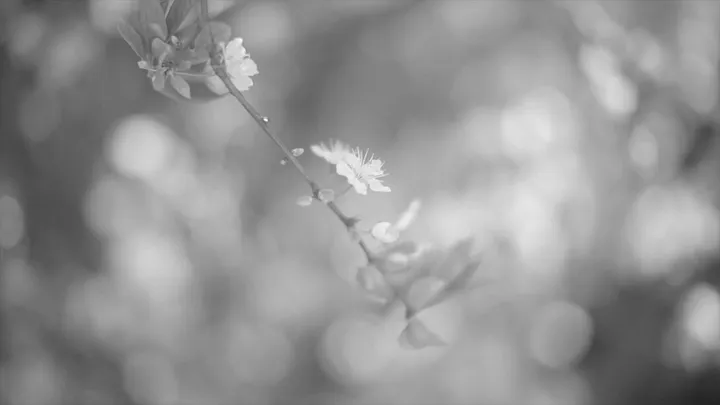
#> input picture 1_0JwGb7OY6U3EvV_FFDiQkw.webp, 720 x 405 px, found by its file name
$ jupyter execute Exp3.ipynb
#> lines starting #> are read from the running program, lines starting #| are printed output that depends on the picture
[cell 1]
import cv2 as cv
import numpy as np
from matplotlib import pyplot as plt
from google.colab.patches import cv2_imshow

path = "/content/1_0JwGb7OY6U3EvV_FFDiQkw.webp"
img = cv.imread(path, cv.IMREAD_GRAYSCALE)
#> img: shape (405, 720); min 35, max 255, mean 146.7

cv2_imshow(img)
cv.waitKey(0)
cv.destroyAllWindows()


hist,bins = np.histogram(img.flatten(),256,[0,256])
#> hist = 256 values, max 4960 at index 158, min 0 at index 0, mean 1139.1; bins = 257 values from 0 to 256
cdf = hist.cumsum()
#> cdf = 256 values from 0 to 291600
cdf_normalized = cdf * float(hist.max()) / cdf.max()
#> cdf_normalized = 256 values from 0 to 4960
plt.plot(cdf_normalized, color = 'b')
plt.hist(img.flatten(),256,[0,256], color = 'r')
plt.xlim([0,256])
plt.legend(('cdf','histogram'), loc = 'upper left')
plt.show()
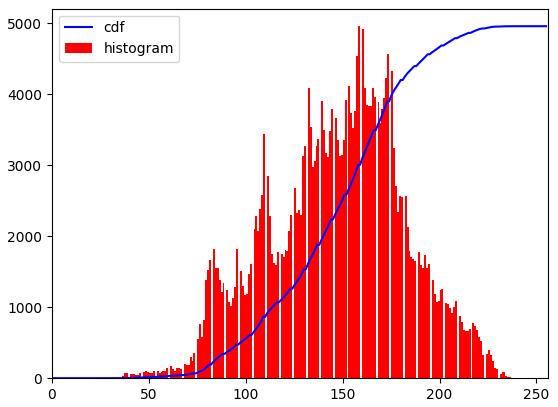
#> figure drawn by matplotlib, 1 panel; tallest bar 4960 high, from x = 158 to 159; curve peaks at x = 255, y = 4960

equ = cv.equalizeHist(img)
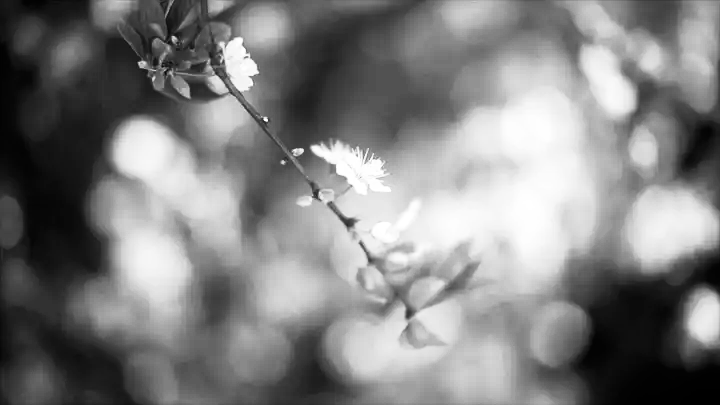
#> equ: shape (405, 720); min 0, max 255, mean 128.8
cv2_imshow(equ)
cv.waitKey(0)
cv.destroyAllWindows()


hist,bins = np.histogram(equ.flatten(),256,[0,256])
#> hist = 256 values, max 4960 at index 155, min 0 at index 9, mean 1139.1
cdf = hist.cumsum()
#> cdf = 256 values from 539 to 291600
cdf_normalized = cdf * float(hist.max()) / cdf.max()
#> cdf_normalized = 256 values from 9.17 to 4960
plt.plot(cdf_normalized, color = 'b')
plt.hist(equ.flatten(),256,[0,256], color = 'r')
plt.xlim([0,256])
plt.legend(('cdf','histogram'), loc = 'upper left')
plt.show()
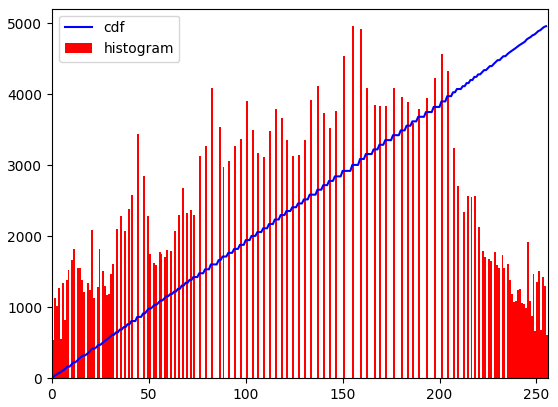
#> figure drawn by matplotlib, 1 panel; tallest bar 4960 high, from x = 155 to 156; curve peaks at x = 255, y = 4960
